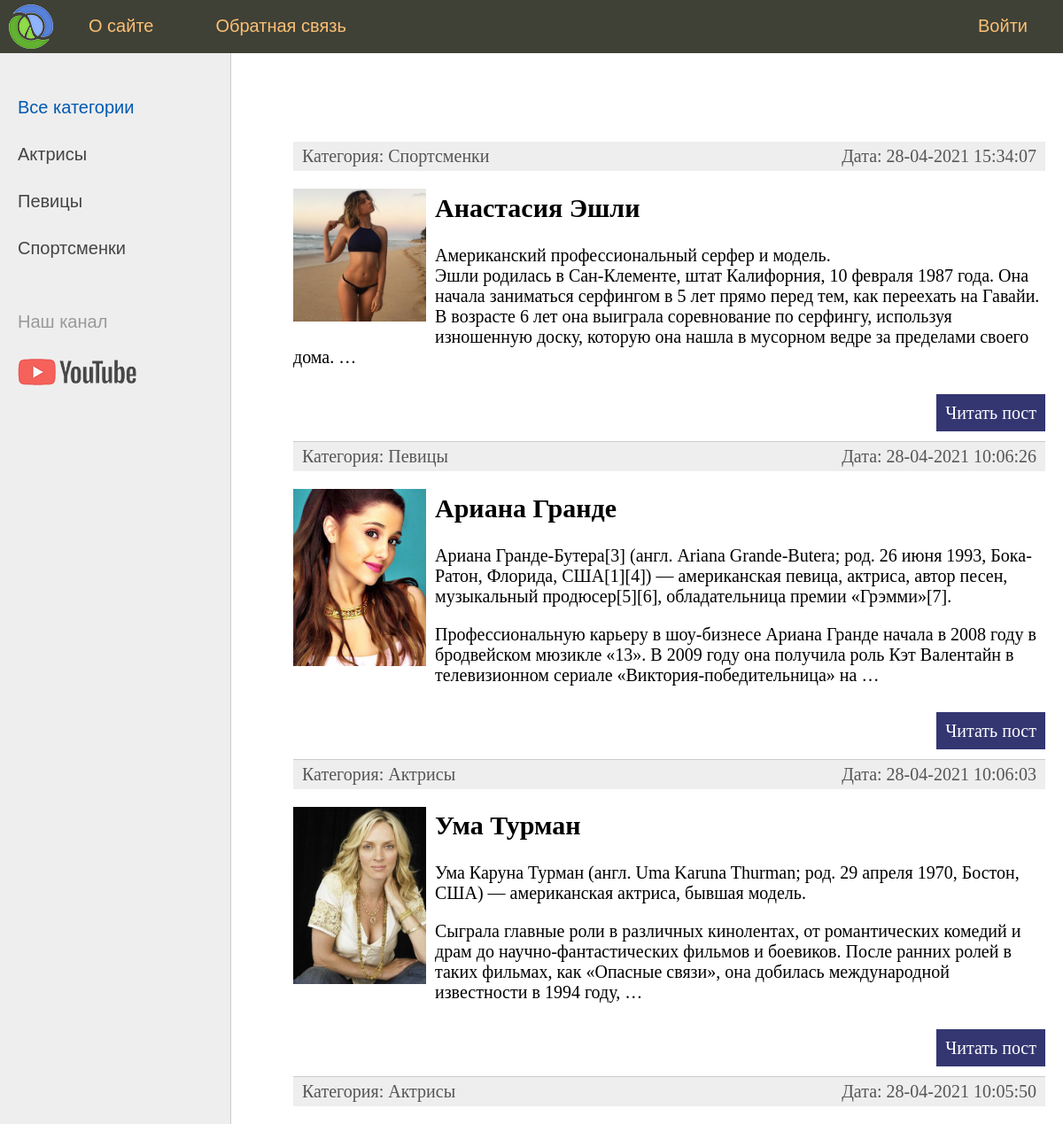
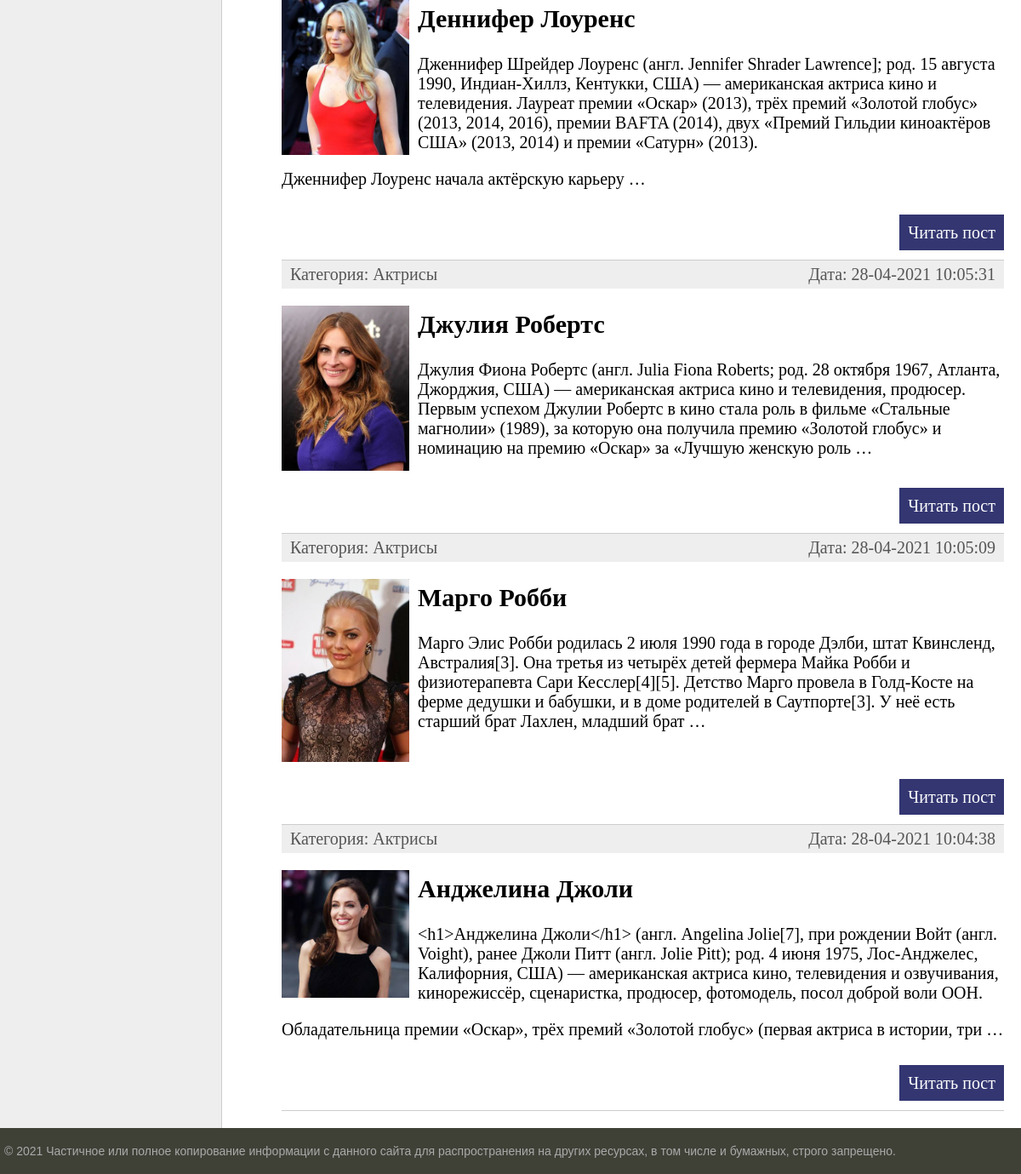
The page / on the database its author committed (2 pictures, top to bottom).
### women/models.py (models this page shows, shortened)
class Category(models.Model):
    name = models.CharField(max_length=100, db_index=True, verbose_name="Категория")
    slug = models.SlugField(max_length=255, unique=True, db_index=True, verbose_name='URL')
    def __str__(self):
        return self.name
    def get_absolute_url(self):
        return reverse('category', kwargs={'cat_slug': self.slug})
    class Meta:
        verbose_name = 'Категория'
        verbose_name_plural = 'Категории'
        ordering = ['id']

class Women(models.Model):
    title = models.CharField(max_length=255, verbose_name="Заголовок")
    slug = models.SlugField(max_length=255, unique=True, db_index=True, verbose_name='URL')
    content = models.TextField(blank=True, verbose_name="Текст статьи")
    photo = models.ImageField(upload_to="photos/%Y/%m/%d/", verbose_name="Фото")
    time_create = models.DateTimeField(auto_now_add=True, verbose_name="Время создания")
    time_update = models.DateTimeField(auto_now=True, verbose_name="Время изменения")
    is_published = models.BooleanField(default=True, verbose_name="Публикация")
    cat = models.ForeignKey('Category', on_delete=models.PROTECT, verbose_name="Категории")
    def get_absolute_url(self):
        return reverse('post', kwargs={'post_slug': self.slug})
    class Meta:
        verbose_name = 'Известные женщины'
        verbose_name_plural = 'Известные женщины'
        ordering = ['-time_create', 'title']

### women/views.py (the view)
# urls.py: path('', WomenHome.as_view(), name='home'),
class WomenHome(DataMixin, ListView):
    model = Women
    template_name = 'women/index.html'
    context_object_name = 'posts'
    def get_context_data(self, *, object_list=None, **kwargs):
        context = super().get_context_data(**kwargs)
        c_def = self.get_user_context(title="Главная страница")
        return {**context, **c_def}
    def get_queryset(self):
        return Women.objects.filter(is_published=True)

### women/utils.py (called while the page is built)
    def get_user_context(self, **kwargs):
        context = kwargs
        cats = Category.objects.annotate(Count('women'))
        user_menu = menu.copy()
        if not self.request.user.is_authenticated:
            user_menu.pop(1)
        context['menu'] = user_menu
        context['cats'] = cats
        if 'cat_selected' not in context:
            context['cat_selected'] = 0
        return context

### women/templates/women/index.html (shortened to what this page needs)
{% extends 'women/base.html' %}
{% block content %}
<ul class="list-articles">
    {% for p in posts %}
    <li>
        <div class="article-panel">
            <p class="first">Категория: {{p.cat}}</p>
            <p class="last">Дата: {{p.time_update|date:"d-m-Y H:i:s"}}</p>
        </div>
        {% if p.photo %}
            <p><img class="img-article-left thumb" src="{{p.photo.url}}"></p>
        {% endif %}
        <h2>{{p.title}}</h2>
        {% autoescape on %}
            {{p.content|linebreaks|truncatewords:50}}
        {% endautoescape %}
        <p class="link-read-post"><a href="{{ p.get_absolute_url }}">Читать пост</a></p>
    </li>
    {% endfor %}
</ul>
{% endblock %}

### women/templates/women/base.html (shortened to what this page needs)
{% load static %}
{% load women_tags %}
<!DOCTYPE html>
<html>
<head>
	<link type="text/css" href="{% static 'women/css/styles.css' %}" rel="stylesheet" />
</head>
<body>
<table class="table-page" border=0 cellpadding="0" cellspacing="0">
<tr><td valign=top>
{% block mainmenu %}
		<div class="header">
			<ul id="mainmenu" class="mainmenu">
			<li class="logo"><a href="{% url 'home' %}"><div class="logo"></div></a></li>
{% for m in menu %}
	{% if not forloop.last %}
			<li><a href="{% url m.url_name %}">{{m.title}}</a></li>
	{% else %}
			<li class="last"><a href="{% url m.url_name %}">{{m.title}}</a></li>
	{% endif %}
{% endfor %}
			</ul>
		</div>
{% endblock mainmenu %}
<table class="table-content" border=0 cellpadding="0" cellspacing="0">
<tr>
	<td valign="top" class="left-chapters">
	<ul id="leftchapters">
{% if cat_selected == 0 %}
		<li class="selected">Все категории</li>
{% else %}
		<li><a href="{% url 'home' %}">Все категории</a></li>
{% endif %}
{% for c in cats %}
{% if c.women__count > 0 %}
	{% if c.pk == cat_selected %}
		<li class="selected">{{c.name}}</li>
	{% else %}
		<li><a href="{{ c.get_absolute_url }}"> {{ c.name }}</a></li>
	{% endif %}
{% endif %}
{% endfor %}
		<li class="share">
		<p>Наш канал</p>
		<a class="share-yt" href="https://www.youtube.com/channel/UClJzWfGWuGJL2t-3dYKcHTA/playlists" target="_blank" rel="nofollow"></a>
		</li>
	</ul>
</td>
<td valign="top" class="content">
	<div class="content-text">
{% block content %}
{% endblock %}
	</div>
</td></tr></table>
</td></tr>
<tr><td valign=top>
	<div id="footer">
		<p>&copy; 2021 Частичное или полное копирование информации с данного сайта для распространения на других ресурсах, в том числе и бумажных, строго запрещено.</p>
	</div>
</td></tr></table>
</body>
</html>

### women/static/women/css/styles.css (style rules this page uses)
html, body { font-family: 'Arial'; margin: 0; padding: 0; height: 100%; width: 100%; color: #444; }
a { color: #0059b2; text-decoration: none; }
img { max-width: 600px; height: auto; }
img.img-article-left { max-width: 300px; height: auto; float: left; padding: 0 10px 10px 0; }
img.img-article-left.thumb { max-width: 150px; height: auto; }
p.link-read-post { text-align: right; }
p.link-read-post a { padding: 10px; min-width: 100px; background: #333671; color: #fff; text-decoration: none; }
div.article-panel { background: #eee; padding: 5px 10px 5px 10px; box-sizing border-box; overflow: hidden; color: #555; }
div.article-panel p.first { margin: 0; float: left; }
div.article-panel p.last { margin: 0; float: right; }
ul.list-articles { list-style: none; margin: 0; padding: 0; }
ul.list-articles li { border-bottom: 1px solid #ccc; }
.table-page { width: 100%; height: 100%; vertical-align: top; }
.table-page tr { height: 100%; }
.header { background: #3F4137; height: 60px; }
.logo { background: url('../images/logo.png') no-repeat 10px 5px; width: 70px; height: 60px; }
ul.mainmenu { list-style: none; margin: 0; padding: 0; height: 60px; color: #fdc073; font-size: 20px; overflow: hidden; }
ul.mainmenu li { float: left; margin: 18px 40px 0 30px; }
ul.mainmenu li.logo { margin: 0; }
ul.mainmenu li.last { float: right; }
ul.mainmenu li a { color: #fdc073; text-decoration: none; }
.table-content { width: 100%; min-height: 100%; height: 100%; }
.left-chapters { margin: 0; background: #eee; border-right: 1px solid #ccc; min-height: 100%; }
.left-chapters ul { width: 230px; min-height: 100%; margin: 0; padding: 20px 10px 10px 20px; list-style: none; font-size: 20px; }
.left-chapters ul li { margin: 30px 0 0 0; color: #999; }
.left-chapters ul li.selected { color: #0059b2; }
.left-chapters ul li a { color: #444; text-decoration: none; }
.left-chapters ul li.share { margin: 60px 0 0 0; }
.left-chapters ul li.share p { margin: 30px 0 30px 0; }
.left-chapters ul li.share a { display: inline-block; width: 40px; height: 40px; margin: 0 20px 0 0; }
.left-chapters ul li.share a.share-yt { width: 100%; height: 30px; background: url('../images/share_yt.png') no-repeat 0 0 }
.content { padding: 40px 20px 20px 40px; width: 100%; box-sizing: border-box; }
.content-text { margin: 60px 0 0 30px; color: #000; font-size: 20px; font-family: Yandex Sans Display Light; }
#footer { box-sizing: border-box; background: #3F4137; padding: 5px; color: #aaa; font-size: 14px; font-family: Verdana, Geneva, Arial, Helvetica; text-align: left; overflow: hidden; }

### rows shown on the page
Category: name "Актрисы"
Category: name "Певицы"
Category: name "Спортсменки"
Women: cat "Спортсменки", time_update "28-04-2021 15:34:07", photo (picture), title "Анастасия Эшли", content "Американский профессиональный серфер и модель. Эшли родилась в Сан-Клементе, штат Калифорния, 10 февраля 1987 года. Она начала заниматься серфингом в 5 лет прямо перед тем, как переехать на Гавайи. В возрасте 6 лет она выиграла соревнование по серфингу, используя изношенную доску, которую она нашла в мусорном ведре за пределами своего дома. …"
Women: cat "Певицы", time_update "28-04-2021 10:06:26", photo (picture), title "Ариана Гранде", content "Ариана Гранде-Бутера[3] (англ. Ariana Grande-Butera; род. 26 июня 1993, Бока-Ратон, Флорида, США[1][4]) — американская певица, актриса, автор песен, музыкальный продюсер[5][6], обладательница премии «Грэмми»[7]. Профессиональную карьеру в шоу-бизнесе Ариана Гранде начала в 2008 году в бродвейском мюзикле «13». В 2009 году она получила роль Кэт Валентайн в телевизионном сериале «Виктория-победительница» на …"
Women: cat "Актрисы", time_update "28-04-2021 10:06:03", photo (picture), title "Ума Турман", content "Ума Каруна Турман (англ. Uma Karuna Thurman; род. 29 апреля 1970, Бостон, США) — американская актриса, бывшая модель. Сыграла главные роли в различных кинолентах, от романтических комедий и драм до научно-фантастических фильмов и боевиков. После ранних ролей в таких фильмах, как «Опасные связи», она добилась международной известности в 1994 году, …"
Women: cat "Актрисы", time_update "28-04-2021 10:05:50", photo (picture), title "Деннифер Лоуренс", content "Дженнифер Шрейдер Лоуренс (англ. Jennifer Shrader Lawrence]; род. 15 августа 1990, Индиан-Хиллз, Кентукки, США) — американская актриса кино и телевидения. Лауреат премии «Оскар» (2013), трёх премий «Золотой глобус» (2013, 2014, 2016), премии BAFTA (2014), двух «Премий Гильдии киноактёров США» (2013, 2014) и премии «Сатурн» (2013). Дженнифер Лоуренс начала актёрскую карьеру …"
Women: cat "Актрисы", time_update "28-04-2021 10:05:31", photo (picture), title "Джулия Робертс", content "Джулия Фиона Робертс (англ. Julia Fiona Roberts; род. 28 октября 1967, Атланта, Джорджия, США) — американская актриса кино и телевидения, продюсер. Первым успехом Джулии Робертс в кино стала роль в фильме «Стальные магнолии» (1989), за которую она получила премию «Золотой глобус» и номинацию на премию «Оскар» за «Лучшую женскую роль …"
Women: cat "Актрисы", time_update "28-04-2021 10:05:09", photo (picture), title "Марго Робби", content "Марго Элис Робби родилась 2 июля 1990 года в городе Дэлби, штат Квинсленд, Австралия[3]. Она третья из четырёх детей фермера Майка Робби и физиотерапевта Сари Кесслер[4][5]. Детство Марго провела в Голд-Косте на ферме дедушки и бабушки, и в доме родителей в Саутпорте[3]. У неё есть старший брат Лахлен, младший брат …"
Women: cat "Актрисы", time_update "28-04-2021 10:04:38", photo (picture), title "Анджелина Джоли", content "<h1>Анджелина Джоли</h1> (англ. Angelina Jolie[7], при рождении Войт (англ. Voight), ранее Джоли Питт (англ. Jolie Pitt); род. 4 июня 1975, Лос-Анджелес, Калифорния, США) — американская актриса кино, телевидения и озвучивания, кинорежиссёр, сценаристка, продюсер, фотомодель, посол доброй воли ООН. Обладательница премии «Оскар», трёх премий «Золотой глобус» (первая актриса в истории, три …"

### other values the page prints
{{ m.title }} "О сайте" "Обратная связь"
{{ m.title }} "Войти"
